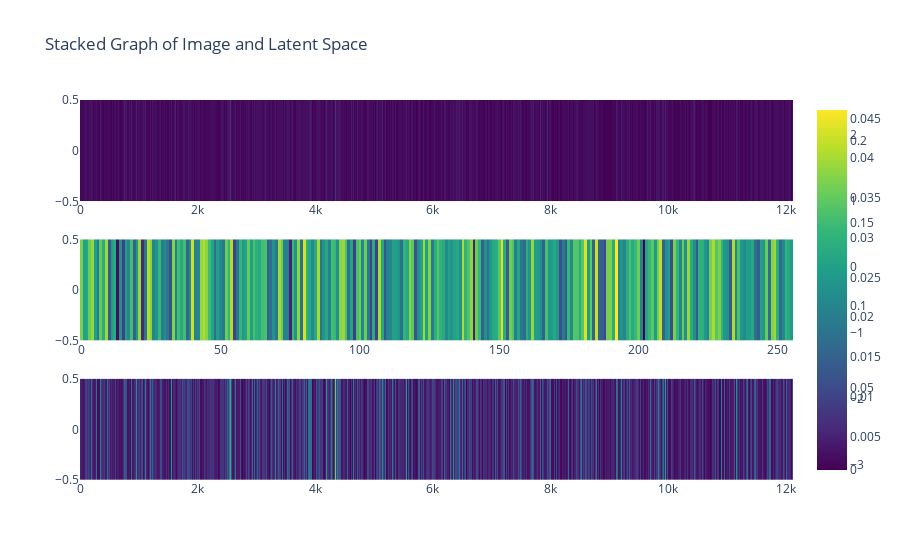

Source (notebook cell):
### Code cell
e_ = e[0].reshape(1, -1) 
z_ = z[0].reshape(1, -1) 
decoded_ = decoded[0].reshape(1, -1) 



# Create subplot grid with vertical stacking
fig = sp.make_subplots(rows=3, cols=1, shared_xaxes=False, vertical_spacing=0.1)

# Add the original image as a heatmap-like plot
heatmap_trace1 = go.Heatmap(z=e_, colorscale='viridis')
fig.add_trace(heatmap_trace1, row=1, col=1)

# Add the latent representation as a heatmap-like plot
heatmap_trace2 = go.Heatmap(z=z_, colorscale='viridis')
fig.add_trace(heatmap_trace2, row=2, col=1)

# Add the decoded image as a heatmap-like plot
heatmap_trace3 = go.Heatmap(z=decoded_, colorscale='viridis')
fig.add_trace(heatmap_trace3, row=3, col=1)

# Update layout
fig.update_layout(title='Stacked Graph of Image and Latent Space', showlegend=False)

# Update x-axis labels
#fig.update_xaxes(title_text='genes (normalized)', row=1, col=1)
#fig.update_xaxes(title_text='latent representation', row=2, col=1)
#fig.update_xaxes(title_text='genes (normalized)', row=3, col=1)

# Update y-axis labels
#fig.update_yaxes(title_text='timestamps', row=1, col=1)
#fig.update_yaxes(title_text='latent representation', row=2, col=1)
#fig.update_yaxes(title_text='timestamps', row=3, col=1)

fig.show()

### Figure 1 — Plotly figure (JSON) as saved in the notebook; plotly's stock layout.template omitted (floating-point values rounded to 4 significant figures; data arrays with more than 128 entries replaced by an {"elided": "..."} marker saying what was removed)
{"data": [{"colorscale": [[0, "#440154"], [0.1111, "#482878"], [0.2222, "#3e4989"], [0.3333, "#31688e"], [0.4444, "#26828e"], [0.5556, "#1f9e89"], [0.6667, "#35b779"], [0.7778, "#6ece58"], [0.8889, "#b5de2b"], [1, "#fde725"]], "type": "heatmap", "xaxis": "x", "yaxis": "y", "z": {"elided": "1x12121 float values"}}, {"colorscale": [[0, "#440154"], [0.1111, "#482878"], [0.2222, "#3e4989"], [0.3333, "#31688e"], [0.4444, "#26828e"], [0.5556, "#1f9e89"], [0.6667, "#35b779"], [0.7778, "#6ece58"], [0.8889, "#b5de2b"], [1, "#fde725"]], "type": "heatmap", "xaxis": "x2", "yaxis": "y2", "z": {"elided": "1x256 float values"}}, {"colorscale": [[0, "#440154"], [0.1111, "#482878"], [0.2222, "#3e4989"], [0.3333, "#31688e"], [0.4444, "#26828e"], [0.5556, "#1f9e89"], [0.6667, "#35b779"], [0.7778, "#6ece58"], [0.8889, "#b5de2b"], [1, "#fde725"]], "type": "heatmap", "xaxis": "x3", "yaxis": "y3", "z": {"elided": "1x12121 float values"}}], "layout": {"showlegend": false, "title": {"text": "Stacked Graph of Image and Latent Space"}, "xaxis": {"anchor": "y", "domain": [0, 1]}, "xaxis2": {"anchor": "y2", "domain": [0, 1]}, "xaxis3": {"anchor": "y3", "domain": [0, 1]}, "yaxis": {"anchor": "x", "domain": [0.7333, 1]}, "yaxis2": {"anchor": "x2", "domain": [0.3667, 0.6333]}, "yaxis3": {"anchor": "x3", "domain": [0, 0.2667]}}}
